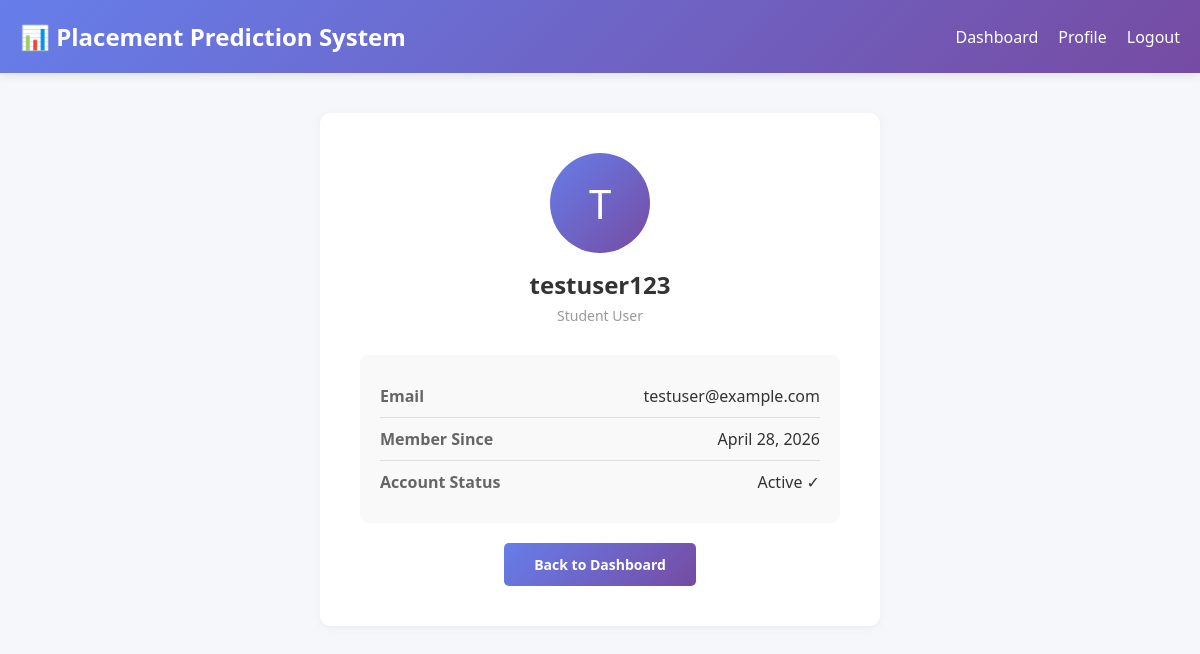
The app's page /profile (signed in) with its own data.
### app.py (models this page shows, shortened)
class User(UserMixin, db.Model):
    id = db.Column(db.Integer, primary_key=True)
    username = db.Column(db.String(100), unique=True, nullable=False)
    email = db.Column(db.String(120), unique=True, nullable=False)
    password_hash = db.Column(db.String(200), nullable=False)
    created_at = db.Column(db.DateTime, default=datetime.utcnow)
    predictions = db.relationship('Prediction', backref='user', lazy=True)

### app.py (the view)
@app.route('/profile')
@login_required
def profile():
    return render_template('user_profile.html', user=current_user)

### app.py (called while the page is built)
@login_manager.user_loader
def load_user(user_id):
    return User.query.get(int(user_id))

### templates/user_profile.html (shortened to what this page needs)
<!DOCTYPE html>
<html lang="en">
<head>
</head>
<body>
    <div class="navbar">
        <div class="navbar-content">
            <h1>📊 Placement Prediction System</h1>
            <div class="navbar-links">
                <a href="{{ url_for('user_dashboard') }}">Dashboard</a>
                <a href="{{ url_for('profile') }}">Profile</a>
                <a href="{{ url_for('logout') }}">Logout</a>
            </div>
        </div>
    </div>
    <div class="container">
        <div class="profile-card">
            <div class="profile-header">
                <div class="profile-avatar">{{ user.username[0].upper() }}</div>
                <div class="profile-name">{{ user.username }}</div>
                <div class="profile-role">Student User</div>
            </div>
            <div class="profile-info">
                <div class="info-item">
                    <span class="info-label">Email</span>
                    <span class="info-value">{{ user.email }}</span>
                </div>
                <div class="info-item">
                    <span class="info-label">Member Since</span>
                    <span class="info-value">{{ user.created_at.strftime('%B %d, %Y') if user.created_at else 'N/A' }}</span>
                </div>
                <div class="info-item">
                    <span class="info-label">Account Status</span>
                    <span class="info-value">Active ✓</span>
                </div>
            </div>
            <div class="button-group">
                <a href="{{ url_for('user_dashboard') }}" class="btn">Back to Dashboard</a>
            </div>
        </div>
    </div>
</body>
</html>

### templates/user_profile.html (style rules this page uses)
* { margin: 0; padding: 0; box-sizing: border-box; }
body { font-family: 'Segoe UI', Tahoma, Geneva, Verdana, sans-serif; background: #f5f7fa; }
.navbar { background: linear-gradient(135deg, #667eea 0%, #764ba2 100%); color: white; padding: 20px 0; box-shadow: 0 2px 10px rgba(0, 0, 0, 0.1); }
.navbar-content { max-width: 1200px; margin: 0 auto; padding: 0 20px; display: flex; justify-content: space-between; align-items: center; }
.navbar h1 { font-size: 24px; }
.navbar-links { display: flex; gap: 20px; align-items: center; }
.navbar-links a { color: white; text-decoration: none; transition: opacity 0.3s ease; }
.container { max-width: 600px; margin: 40px auto; padding: 0 20px; }
.profile-card { background: white; padding: 40px; border-radius: 10px; box-shadow: 0 2px 10px rgba(0, 0, 0, 0.05); }
.profile-header { text-align: center; margin-bottom: 30px; }
.profile-avatar { width: 100px; height: 100px; border-radius: 50%; background: linear-gradient(135deg, #667eea 0%, #764ba2 100%); color: white; display: flex; align-items: center; justify-content: center; font-size: 40px; margin: 0 auto 15px; }
.profile-name { color: #333; font-size: 24px; font-weight: 700; margin-bottom: 5px; }
.profile-role { color: #999; font-size: 14px; }
.profile-info { background: #f9f9f9; padding: 20px; border-radius: 8px; margin-bottom: 20px; }
.info-item { display: flex; justify-content: space-between; padding: 10px 0; border-bottom: 1px solid #e0e0e0; }
.info-item:last-child { border-bottom: none; }
.info-label { color: #666; font-weight: 600; }
.info-value { color: #333; }
.btn { display: inline-block; padding: 12px 30px; background: linear-gradient(135deg, #667eea 0%, #764ba2 100%); color: white; text-decoration: none; border-radius: 5px; transition: all 0.3s ease; border: none; cursor: pointer; font-size: 14px; font-weight: 600; }
.button-group { display: flex; gap: 10px; justify-content: center; margin-top: 20px; }

### records on screen
User: username "T", username "testuser123", email "testuser@example.com", created_at "April 28, 2026"
